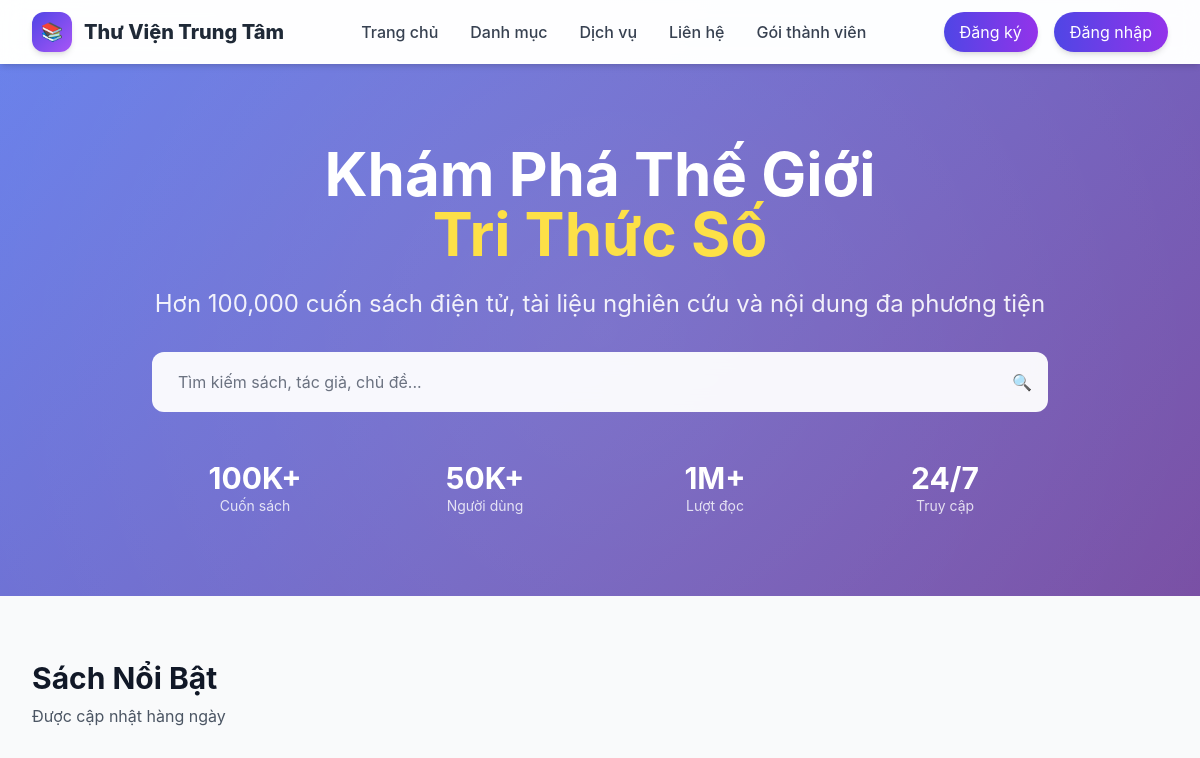
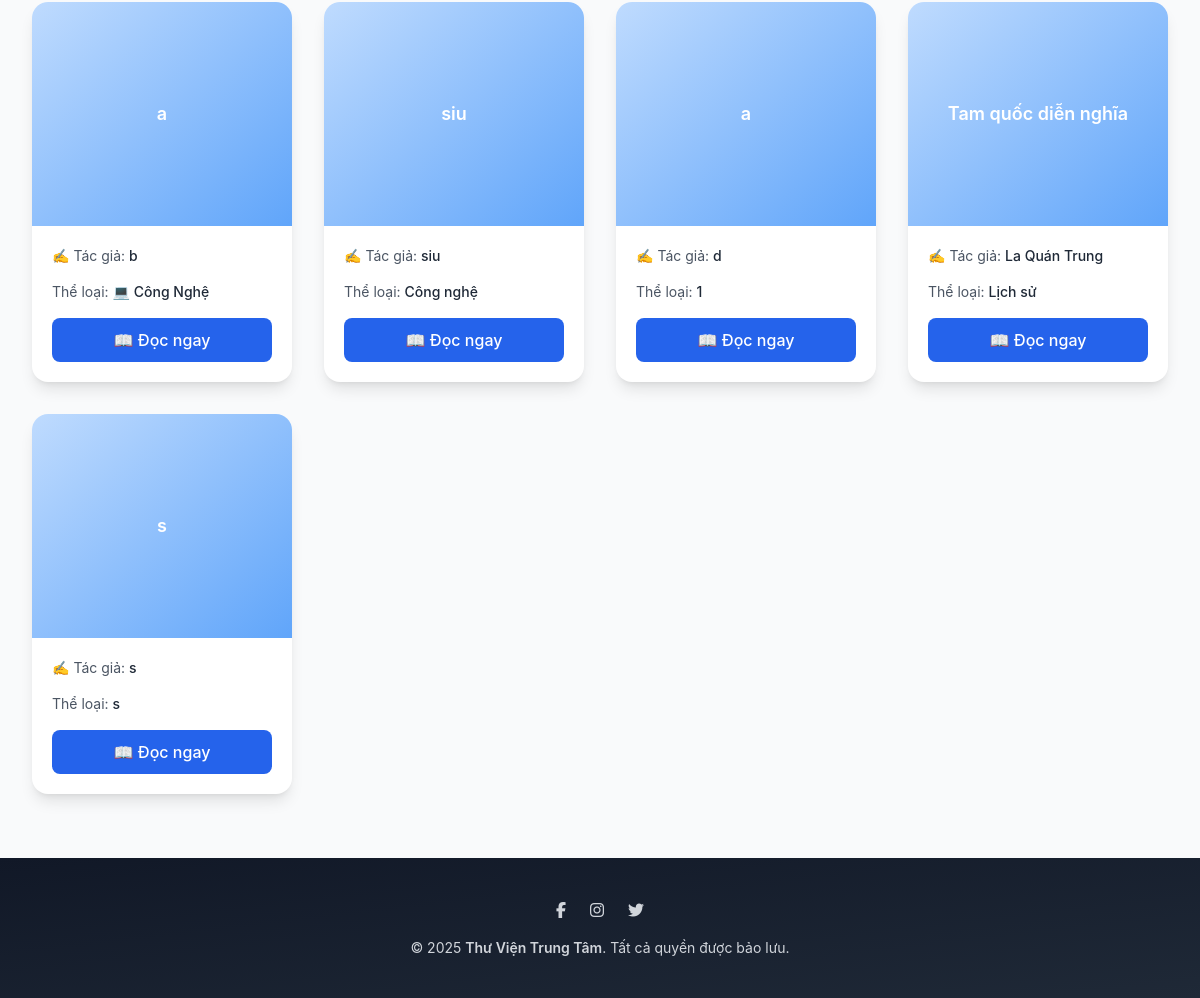
The page /ebook_reader/digital/ on the database its author committed (2 pictures, top to bottom).
### ebook_reader/models.py (models this page shows, shortened)
class Ebook(models.Model):
    book = models.OneToOneField(Book, on_delete=models.CASCADE, related_name='ebook')
    file = CloudinaryField(
        'ebooks',
        resource_type='raw',
    type='upload'
    )
    uploaded_at = models.DateTimeField(auto_now_add=True)

### Librarian/models.py (models this page shows, shortened)
class Book(models.Model):
    STATUS_CHOICES = [
        ('available', 'Available'),
        ('unavailable', 'Unavailable'),
    ]
    book_id = models.AutoField(primary_key=True)
    title = models.CharField(max_length=255)
    author = models.CharField(max_length=255)
    year = models.IntegerField(blank=True, null=True)
    category = models.CharField(max_length=100, blank=True, null=True)
    quantity = models.PositiveIntegerField(default=0)
    status = models.CharField(max_length=20, choices=STATUS_CHOICES, default='available')
    description = models.TextField(blank=True, null=True)

### ebook_reader/views.py (the view)
# urls.py: path('digital/',views.digital,name='digital'),
def digital(request):
    category = request.GET.get('category', '')  # lấy thể loại từ query string
    if category:
        ebooks = Ebook.objects.filter(book__category=category)
    else:
        ebooks = Ebook.objects.all()
    return render(request, 'ebook_reader/digital.html', {'ebooks': ebooks, 'selected_category': category})

### ebook_reader/templates/ebook_reader/digital.html (shortened to what this page needs)
{% extends "base.html" %}
{% block content %}
<body class="bg-gray-50">
    <section class="hero-bg text-white py-20 relative">
        <div class="max-w-7xl mx-auto px-4 sm:px-6 lg:px-8 relative z-10">
            <div class="text-center mb-12">
                <h1 class="text-4xl md:text-6xl font-bold mb-6">
                    Khám Phá Thế Giới
                    <span class="block text-yellow-300">Tri Thức Số</span>
                </h1>
                <p class="text-xl md:text-2xl mb-8 opacity-90">
                    Hơn 100,000 cuốn sách điện tử, tài liệu nghiên cứu và nội dung đa phương tiện
                </p>
                <div class="max-w-4xl mx-auto">
                    <div class="flex flex-col md:flex-row gap-4">
                        <div class="flex-1 relative">
                            <input type="text"
                                   id="searchInput"
                                   placeholder="Tìm kiếm sách, tác giả, chủ đề..."
                                   class="search-bar w-full px-6 py-4 rounded-xl text-gray-900 placeholder-gray-500"
                                   oninput="performSearch()">
                            <div class="absolute right-4 top-1/2 transform -translate-y-1/2">
                                <span class="text-gray-400">🔍</span>
                            </div>
                        </div>
                    </div>
                </div>
            </div>
            <div class="grid grid-cols-2 md:grid-cols-4 gap-6 max-w-4xl mx-auto">
                <div class="text-center">
                    <div class="text-3xl font-bold">100K+</div>
                    <div class="text-sm opacity-80">Cuốn sách</div>
                </div>
                <div class="text-center">
                    <div class="text-3xl font-bold">50K+</div>
                    <div class="text-sm opacity-80">Người dùng</div>
                </div>
                <div class="text-center">
                    <div class="text-3xl font-bold">1M+</div>
                    <div class="text-sm opacity-80">Lượt đọc</div>
                </div>
                <div class="text-center">
                    <div class="text-3xl font-bold">24/7</div>
                    <div class="text-sm opacity-80">Truy cập</div>
                </div>
            </div>
        </div>
    </section>
    <section class="py-16 bg-gray-50">
        <div class="max-w-7xl mx-auto px-4 sm:px-6 lg:px-8">
            <div class="flex justify-between items-center mb-8">
                <div>
                    <h2 class="text-3xl font-bold text-gray-900">Sách Nổi Bật</h2>
                    <p class="text-gray-600 mt-2">Được cập nhật hàng ngày</p>
                </div>
            </div>
            <div class="grid gap-8 sm:grid-cols-2 md:grid-cols-3 lg:grid-cols-4">
      {% for ebook in ebooks %}
      <div class="bg-white rounded-2xl shadow-lg hover:shadow-2xl transform hover:-translate-y-2 transition-all duration-300 flex flex-col">
        {% if ebook.book.cover_image %}
        <div class="relative">
          <img src="{{ ebook.book.cover_image.url }}" alt="{{ ebook.book.title }}" class="w-full h-56 object-cover rounded-t-2xl">
          <div class="absolute inset-0 bg-gradient-to-t from-black/60 to-transparent rounded-t-2xl"></div>
          <h2 class="absolute bottom-3 left-4 text-white text-lg font-semibold line-clamp-1">
            {{ ebook.book.title }}
          </h2>
        </div>
        {% else %}
        <div class="bg-gradient-to-br from-blue-200 to-blue-400 h-56 flex items-center justify-center text-white text-lg font-semibold rounded-t-2xl">
          {{ ebook.book.title }}
        </div>
        {% endif %}
        <div class="p-5 flex flex-col justify-between flex-1">
          <p class="text-gray-600 text-sm mb-4">
            ✍️ Tác giả: <span class="font-medium text-gray-800">{{ ebook.book.author }}</span>
          </p>
            <p class="text-gray-600 text-sm mb-4">
            Thể loại: <span class="font-medium text-gray-800">{{ ebook.book.category }}</span>
          </p>
          <a href="{% url 'ebook_reader:read_ebook' ebook.id %}"
             class="block text-center bg-blue-600 text-white py-2.5 rounded-lg font-medium hover:bg-blue-700 transition">
             📖 Đọc ngay
          </a>
        </div>
      </div>
      {% empty %}
      <p class="text-center text-gray-500 col-span-full">Hiện chưa có ebook nào được đăng tải.</p>
      {% endfor %}
    </div>
</body>
</html>
{%endblock%}

### rows shown on the page
Ebook: book "a", book.author "b", book.category "💻 Công Nghệ"
Ebook: book "siu", book.author "siu", book.category "Công nghệ"
Ebook: book "a", book.author "d", book.category "1"
Ebook: book "Tam quốc diễn nghĩa", book.author "La Quán Trung", book.category "Lịch sử"
Ebook: book "s", book.author "s", book.category "s"
